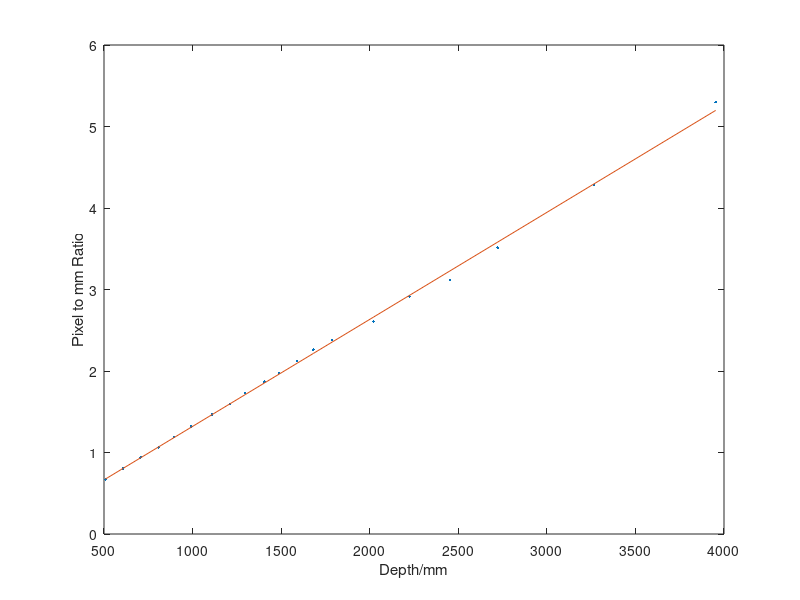

Write the MATLAB code that produced this figure. (Note: this script raises an error after producing the figure.)
x = [507.8666667
607.1666667
706.7333333
807.7
895.3533333
991.8
1110.666667
1209.9
1297
1404.66
1487.87
1590.566667
1681.333333
1788
2022.333333
2225.333333
2453
2722.666667
3266.666667
3952.666667];
y = [0.669508526
0.802283654
0.940140845
1.062898089
1.18772242
1.31916996
1.463815789
1.596889952
1.729274611
1.869747899
1.974852071
2.125796178
2.262711864
2.383928571
2.607421875
2.914847162
3.119158879
3.513157895
4.278846154
5.297619048
];
% y represents the actual width of each pixel in mm
plot (x,y,'.');
hold on;
p = polyfit(x,y,1)
scale = x*p(1) + p(2);
plot (x, scale);
xlabel("Depth/mm");
ylabel("Pixel to mm Ratio");
hold on;
err = ones(size(x))*25;
errorbar(x, y, err, 'horizontal', 'blue','CapSize',3);
    
